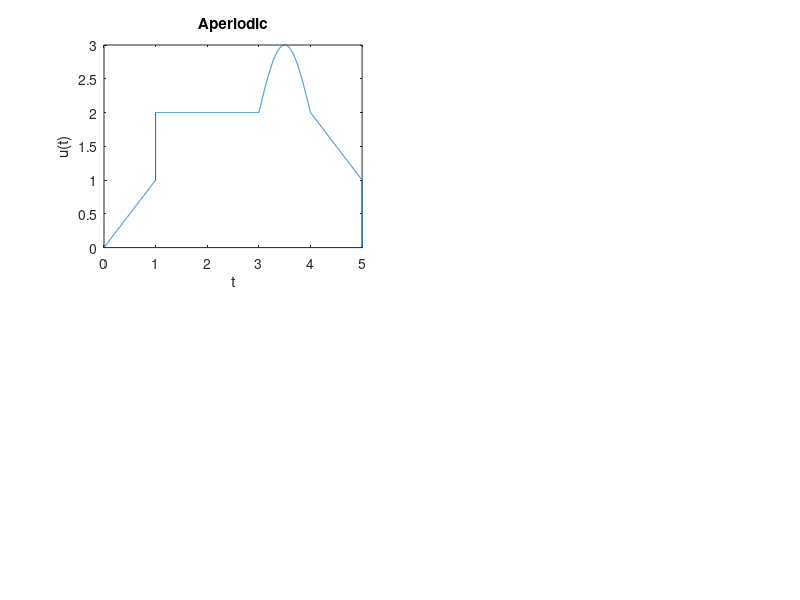

MATLAB code to generate this figure:
clc;
clear all;
t=[0:0.001:5];
x=[(t<1).*t + ((t>=1) & (t<3)).*2 + ((t>=3) & (t<4)).*(-1).*((1*sin(2*pi*t/2))-2) + ((t>=4) & (t<5)).*(6-t) + ((t>=5)).*0];
subplot(2,2,1);
plot(t,x);
xlabel('t');
ylabel('u(t)');
title('Aperiodic');